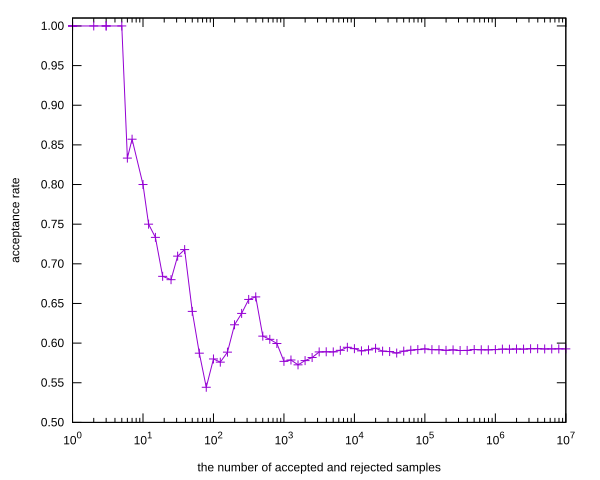

Recreate this plot in gnuplot.
#!/usr/bin/gnuplot -persist
#
#    
#    	G N U P L O T
#    	Version 5.4 patchlevel 2    last modified 2021-06-01 
#    
#    	Copyright (C) 1986-1993, 1998, 2004, 2007-2021
#    	Thomas Williams, Colin Kelley and many others
#    
#    	gnuplot home:     http://www.gnuplot.info
#    	faq, bugs, etc:   type "help FAQ"
#    	immediate help:   type "help"  (plot window: hit 'h')

reset session

set terminal svg size 600,480 fixed enhanced standalone font 'Arial,12' butt dashlength 1.0 
set output 'acceptance_rate.svg'

unset clip points
set clip one
unset clip two
unset clip radial
set errorbars front 1.000000 
set border 31 front lt black linewidth 1.000 dashtype solid
set zdata 
set ydata 
set xdata 
set y2data 
set x2data 
set boxwidth
set boxdepth 0
set style fill  empty border
set style rectangle back fc  bgnd fillstyle   solid 1.00 border lt -1
set style circle radius graph 0.02 
set style ellipse size graph 0.05, 0.03 angle 0 units xy
set dummy x, y
set format x "{10}^{%L}" 
set format y "%.2f" 
set format x2 "% h" 
set format y2 "% h" 
set format z "% h" 
set format cb "% h" 
set format r "% h" 
set ttics format "% h"
set timefmt "%d/%m/%y,%H:%M"
set angles radians
set tics back
unset grid
unset raxis
set theta counterclockwise right
set style parallel front  lt black linewidth 2.000 dashtype solid
set key notitle
set key fixed right top vertical Right noreverse enhanced autotitle nobox
set key noinvert samplen 4 spacing 1 width 0 height 0 
set key maxcolumns 0 maxrows 0
set key noopaque
unset label
unset arrow
unset style line
unset style arrow
set style histogram clustered gap 2 title textcolor lt -1
unset object
unset walls
set style textbox  transparent margins  1.0,  1.0 border  lt -1 linewidth  1.0
set offsets 0, 0, 0, 0
set pointsize 1
set pointintervalbox 1
set encoding default
unset polar
unset parametric
unset spiderplot
unset decimalsign
unset micro
unset minussign
set view 60, 30, 1, 1
set view azimuth 0
set rgbmax 255
set samples 100, 100
set isosamples 10, 10
set surface 
unset contour
set cntrlabel  format '%8.3g' font '' start 5 interval 20
set mapping cartesian
set datafile separator whitespace
set datafile nocolumnheaders
unset hidden3d
set cntrparam order 4
set cntrparam linear
set cntrparam levels 5
set cntrparam levels auto
set cntrparam firstlinetype 0 unsorted
set cntrparam points 5
set size ratio 0 1,1
set origin 0,0
set style data points
set style function lines
unset xzeroaxis
unset yzeroaxis
unset zzeroaxis
unset x2zeroaxis
unset y2zeroaxis
set xyplane relative 0.5
set tics scale  1, 0.5, 1, 1, 1
set mxtics default
set mytics default
set mztics default
set mx2tics default
set my2tics default
set mcbtics default
set mrtics default
set nomttics
set xtics border in scale 1,0.5 mirror norotate  autojustify
set xtics  norangelimit logscale autofreq 
set ytics border in scale 1,0.5 mirror norotate  autojustify
set ytics  norangelimit autofreq 
set ztics border in scale 1,0.5 nomirror norotate  autojustify
set ztics  norangelimit autofreq 
unset x2tics
unset y2tics
set cbtics border in scale 1,0.5 mirror norotate  autojustify
set cbtics  norangelimit autofreq 
set rtics axis in scale 1,0.5 nomirror norotate  autojustify
set rtics  norangelimit autofreq 
unset ttics
set title "" 
set title  font "" textcolor lt -1 norotate
set timestamp bottom 
set timestamp "" 
set timestamp  font "" textcolor lt -1 norotate
set trange [ * : * ] noreverse nowriteback
set urange [ * : * ] noreverse nowriteback
set vrange [ * : * ] noreverse nowriteback
set xlabel "the number of accepted and rejected samples" 
set xlabel  font "" textcolor lt -1 norotate
set x2label "" 
set x2label  font "" textcolor lt -1 norotate
set xrange [ * : * ] noreverse writeback
set x2range [ * : * ] noreverse writeback
set ylabel "acceptance rate" 
set ylabel  font "" textcolor lt -1 rotate
set y2label "" 
set y2label  font "" textcolor lt -1 rotate
set yrange [ * : 1.01000 ] noreverse writeback
set y2range [ * : * ] noreverse writeback
set zlabel "" 
set zlabel  font "" textcolor lt -1 norotate
set zrange [ * : * ] noreverse writeback
set cblabel "" 
set cblabel  font "" textcolor lt -1 rotate
set cbrange [ * : * ] noreverse writeback
set rlabel "" 
set rlabel  font "" textcolor lt -1 norotate
set rrange [ * : * ] noreverse writeback
unset logscale
set logscale x 10
unset jitter
set zero 1e-08
set lmargin  -1
set bmargin  -1
set rmargin  -1
set tmargin  -1
set locale "C.UTF-8"
set pm3d explicit at s
set pm3d scansautomatic
set pm3d interpolate 1,1 flush begin noftriangles noborder corners2color mean
set pm3d clip z 
set pm3d nolighting
set palette positive nops_allcF maxcolors 0 gamma 1.5 color model RGB 
set palette rgbformulae 7, 5, 15
set colorbox default
set colorbox vertical origin screen 0.9, 0.2 size screen 0.05, 0.6 front  noinvert bdefault
set style boxplot candles range  1.50 outliers pt 7 separation 1 labels auto unsorted
set loadpath 
set fontpath
set psdir
set fit brief errorvariables nocovariancevariables errorscaling prescale nowrap v5
GNUTERM = "qt"
I = {0.0, 1.0}
VoxelDistance = 0.0

plot 'stats.dat' \
     binary format="%1int%3double" \
     using 1:2 \
     with linespoints \
     notitle

set output

#    EOF
